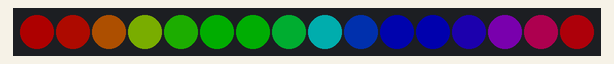
Simulated run of this sketch. Board: Arduino Uno, built with avr-gcc and run on an emulated ATmega328P. Parts: 16 RGB LEDs in strip order, left to right. Dim RGB values are drawn brighter than linear.

Above: at 0.17 s.
At 6.32 s:
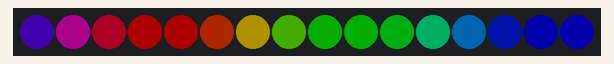
At 9.39 s:
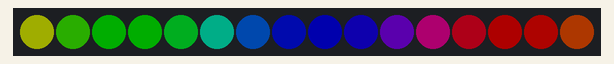
At 19.54 s:
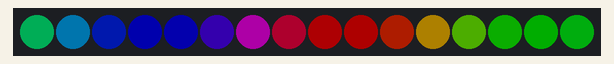
At 30.3 s:
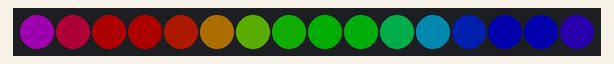
At 39.83 s:
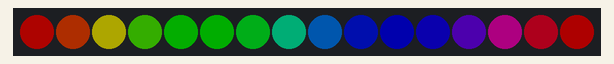

The sketch:

rainbow_cycle.ino
```cpp
// A basic everyday NeoPixel strip test program.

// NEOPIXEL BEST PRACTICES for most reliable operation:
// - Add 1000 uF CAPACITOR between NeoPixel strip's + and - connections.
// - MINIMIZE WIRING LENGTH between microcontroller board and first pixel.
// - NeoPixel strip's DATA-IN should pass through a 300-500 OHM RESISTOR.
// - AVOID connecting NeoPixels on a LIVE CIRCUIT. If you must, ALWAYS
//   connect GROUND (-) first, then +, then data.
// - When using a 3.3V microcontroller with a 5V-powered NeoPixel strip,
//   a LOGIC-LEVEL CONVERTER on the data line is STRONGLY RECOMMENDED.
// (Skipping these may work OK on your workbench but can fail in the field)

// Modified by Arash Nouri, February 2021
// Removed Trinket code and all functions besides rainbow cycle

#include <Adafruit_NeoPixel.h>
#ifdef __AVR__
 #include <avr/power.h> // Required for 16 MHz Adafruit Trinket
#endif

// Which pin on the Arduino is connected to the NeoPixels?
// On a Trinket or Gemma we suggest changing this to 1:
#define LED_PIN    6

// How many NeoPixels are attached to the Arduino?
#define LED_COUNT 16

// Declare our NeoPixel strip object:
Adafruit_NeoPixel strip(LED_COUNT, LED_PIN, NEO_GRB + NEO_KHZ800);
// Argument 1 = Number of pixels in NeoPixel strip
// Argument 2 = Arduino pin number (most are valid)
// Argument 3 = Pixel type flags, add together as needed:
//   NEO_KHZ800  800 KHz bitstream (most NeoPixel products w/WS2812 LEDs)
//   NEO_KHZ400  400 KHz (classic 'v1' (not v2) FLORA pixels, WS2811 drivers)
//   NEO_GRB     Pixels are wired for GRB bitstream (most NeoPixel products)
//   NEO_RGB     Pixels are wired for RGB bitstream (v1 FLORA pixels, not v2)
//   NEO_RGBW    Pixels are wired for RGBW bitstream (NeoPixel RGBW products)


// setup() function -- runs once at startup --------------------------------

void setup() {
  strip.begin();           // INITIALIZE NeoPixel strip object (REQUIRED)
  strip.show();            // Turn OFF all pixels ASAP
  strip.setBrightness(50); // Set BRIGHTNESS to about 1/5 (max = 255)
}


// loop() function -- runs repeatedly as long as board is on ---------------

void loop() {
  rainbow(10);             // Flowing rainbow cycle along the whole strip
}


// Some functions of our own for creating animated effects -----------------

// Rainbow cycle along whole strip. Pass delay time (in ms) between frames.
void rainbow(int wait) {
  // Hue of first pixel runs 5 complete loops through the color wheel.
  // Color wheel has a range of 65536 but it's OK if we roll over, so
  // just count from 0 to 5*65536. Adding 256 to firstPixelHue each time
  // means we'll make 5*65536/256 = 1280 passes through this outer loop:
  for(long firstPixelHue = 0; firstPixelHue < 5*65536; firstPixelHue += 256) {
    for(int i=0; i<strip.numPixels(); i++) { // For each pixel in strip...
      // Offset pixel hue by an amount to make one full revolution of the
      // color wheel (range of 65536) along the length of the strip
      // (strip.numPixels() steps):
      int pixelHue = firstPixelHue + (i * 65536L / strip.numPixels());
      // strip.ColorHSV() can take 1 or 3 arguments: a hue (0 to 65535) or
      // optionally add saturation and value (brightness) (each 0 to 255).
      // Here we're using just the single-argument hue variant. The result
      // is passed through strip.gamma32() to provide 'truer' colors
      // before assigning to each pixel:
      strip.setPixelColor(i, strip.gamma32(strip.ColorHSV(pixelHue)));
    }
    strip.show(); // Update strip with new contents
    delay(wait);  // Pause for a moment
  }
}
```
